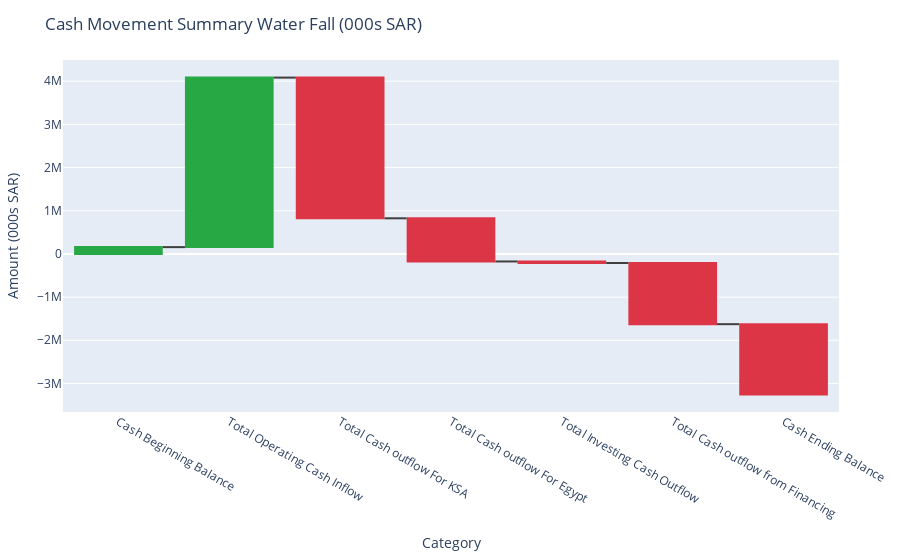

Notebook cell for this chart:
### Code cell
plots.waterfall_cash_movement_fig

### Figure 1 — Plotly figure (JSON) as saved in the notebook; plotly's stock layout.template omitted (floating-point values rounded to 4 significant figures)
{"data": [{"connector": {"line": {"color": "rgb(63, 63, 63)"}}, "decreasing": {"marker": {"color": "#dc3545"}}, "increasing": {"marker": {"color": "#28a745"}}, "totals": {"marker": {"color": "#0066cc"}}, "type": "waterfall", "x": ["Cash Beginning Balance", "Total Operating Cash Inflow", "Total Cash outflow For KSA", "Total Cash outflow For Egypt ", "Total Investing Cash Outflow", "Total Cash outflow from Financing ", "Cash Ending Balance"], "y": [157800.0, 3926000.0, -3259000.0, -999800.0, -35000, -1417000.0, -1627000.0]}], "layout": {"autosize": true, "margin": {"b": 40, "l": 40, "r": 40, "t": 60}, "title": {"text": "Cash Movement Summary Water Fall (000s SAR)"}, "xaxis": {"title": {"text": "Category"}}, "yaxis": {"title": {"text": "Amount (000s SAR)"}}}}
